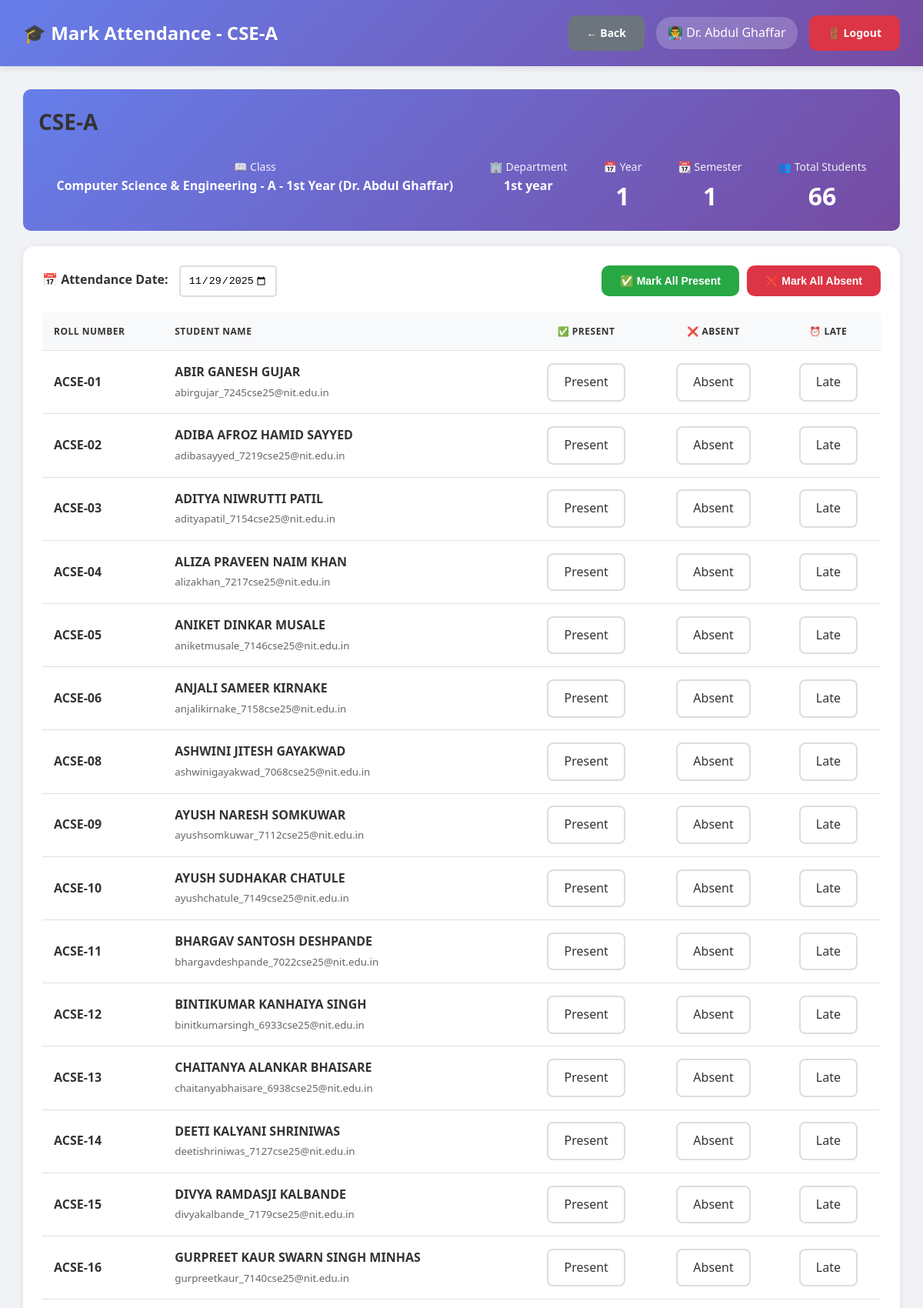
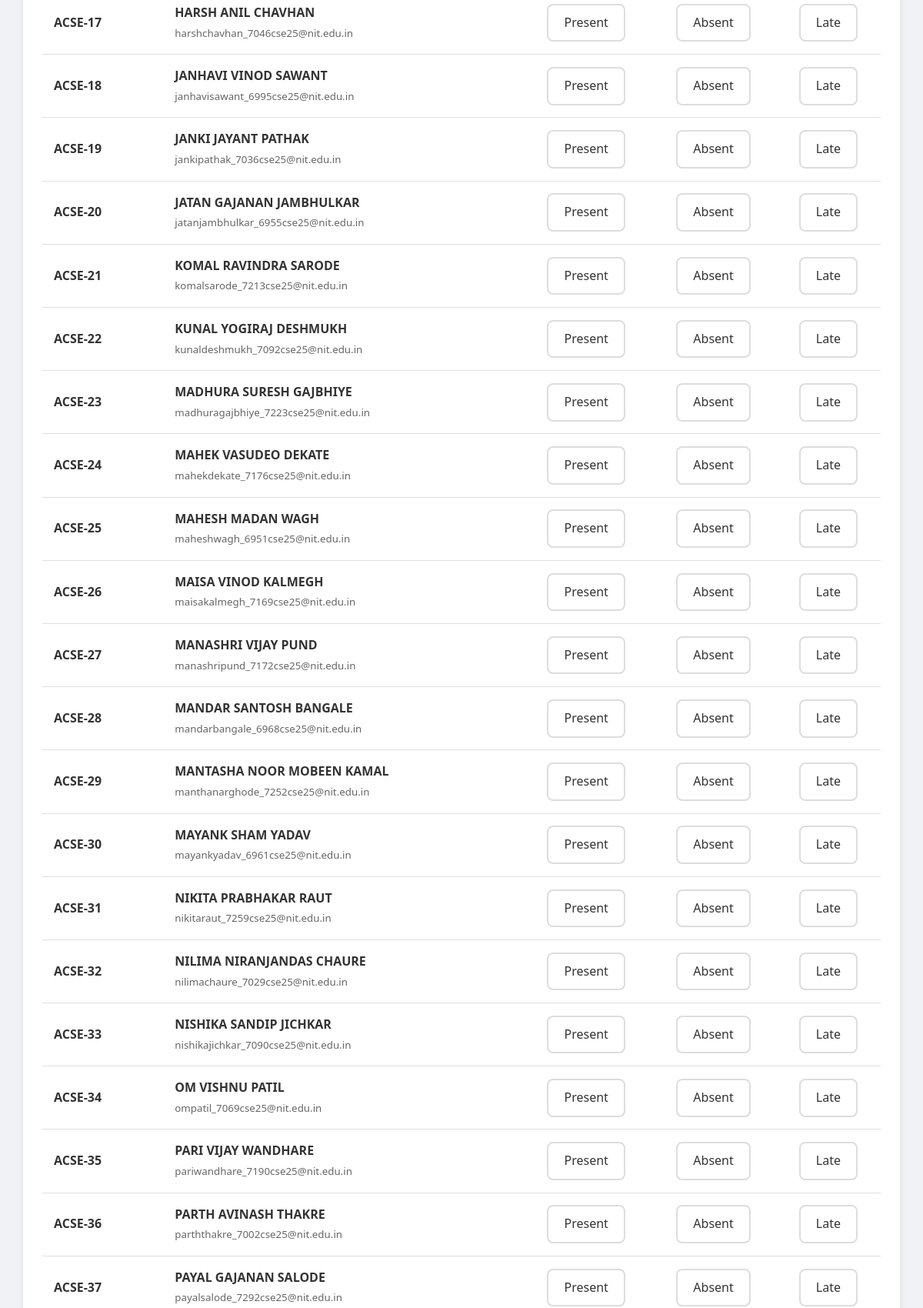
The app's page /admin/fix_student_assignments.php?class_id=101 (signed in, upper part) with its own data (2 pictures, top to bottom).
### tables this page shows
CREATE TABLE `classes` (
  `id` int(11) NOT NULL,
  `class_name` varchar(100) NOT NULL,
  `department_id` int(11) NOT NULL,
  `year` int(11) NOT NULL,
  `section` varchar(10) NOT NULL,
  `teacher_id` int(11) NOT NULL,
  `semester` int(11) NOT NULL,
  `academic_year` varchar(20) NOT NULL,
  `created_at` timestamp NOT NULL DEFAULT current_timestamp()
);

CREATE TABLE `users` (
  `id` int(11) NOT NULL,
  `username` varchar(50) NOT NULL,
  `password` varchar(255) NOT NULL,
  `full_name` varchar(100) NOT NULL,
  `email` varchar(100) NOT NULL,
  `phone` varchar(15) DEFAULT NULL,
  `photo` varchar(255) DEFAULT NULL,
  `role` enum('admin','hod','teacher') NOT NULL,
  `department_id` int(11) DEFAULT NULL,
  `joining_year` varchar(20) DEFAULT NULL,
  `is_active` tinyint(1) DEFAULT 1,
  `created_at` timestamp NOT NULL DEFAULT current_timestamp()
);

CREATE TABLE `departments` (
  `id` int(11) NOT NULL,
  `dept_name` varchar(100) NOT NULL,
  `dept_code` varchar(20) NOT NULL,
  `hod_id` int(11) DEFAULT NULL,
  `created_at` timestamp NOT NULL DEFAULT current_timestamp()
);

CREATE TABLE `students` (
  `id` int(11) NOT NULL,
  `roll_number` varchar(50) NOT NULL,
  `admission_number` varchar(50) DEFAULT NULL,
  `full_name` varchar(100) NOT NULL,
  `email` varchar(100) NOT NULL,
  `phone` varchar(15) DEFAULT NULL,
  `photo` varchar(255) DEFAULT NULL,
  `password` varchar(255) NOT NULL,
  `department_id` int(11) NOT NULL,
  `class_id` int(11) NOT NULL,
  `year` int(11) NOT NULL,
  `semester` int(11) NOT NULL,
  `admission_year` varchar(10) DEFAULT NULL,
  `is_active` tinyint(1) DEFAULT 1,
  `created_at` timestamp NOT NULL DEFAULT current_timestamp()
);

### db.php (called while the page is built, shortened)
<?php
$conn = new mysqli(DB_HOST, DB_USER, DB_PASS, DB_NAME);
$conn->set_charset("utf8mb4");
$conn->query("SET time_zone = '+05:30'");
function isLoggedIn() {
    return isset($_SESSION['user_id']) && isset($_SESSION['role']);
}
function getCurrentUser() {
    global $conn;
    $user_id = $_SESSION['user_id'];
    $role = $_SESSION['role'];
    if ($role === 'student') {
        $query = "SELECT * FROM students WHERE id = ?";
    } elseif ($role === 'parent') {
        $query = "SELECT * FROM parents WHERE id = ?";
    } else {
        $query = "SELECT * FROM users WHERE id = ?";
    }
    $stmt = $conn->prepare($query);
    $stmt->bind_param("i", $user_id);
    $stmt->execute();
    $result = $stmt->get_result();
    return $result->fetch_assoc();
}
?>

### admin/fix_student_assignments.php (the view, shortened to what this page needs)
<?php
require_once '../db.php';
$user = getCurrentUser();
$class_id = isset($_GET['class_id']) ? intval($_GET['class_id']) : 0;
$verify_query = "SELECT c.*, d.dept_name FROM classes c
                 JOIN departments d ON c.department_id = d.id
                 WHERE c.id = ? AND c.teacher_id = ?";
$stmt = $conn->prepare($verify_query);
$stmt->bind_param("ii", $class_id, $user['id']);
$stmt->execute();
$class = $stmt->get_result()->fetch_assoc();
$attendance_date = isset($_POST['attendance_date']) ? $_POST['attendance_date'] : date('Y-m-d');
$students_query = "SELECT s.*,
                   sa.status as today_status, sa.remarks as today_remarks
                   FROM students s
                   LEFT JOIN student_attendance sa ON s.id = sa.student_id
                       AND sa.attendance_date = ? AND sa.class_id = ?
                   WHERE s.class_id IN (SELECT id FROM classes WHERE section = ?)
                   AND s.is_active = 1
                   ORDER BY s.roll_number";
$stmt = $conn->prepare($students_query);
$stmt->bind_param("sis", $attendance_date, $class_id, $class['section']);
$stmt->execute();
$students = $stmt->get_result();
?>
<!DOCTYPE html>
<html lang="en">
<head>
    <link rel="stylesheet" href="../assets/style.css">
    <link rel="stylesheet" href="../assets/teacher.css">
</head>
<body class="dashboard-container">
    <nav class="navbar">
        <div>
            <h1>🎓 Mark Attendance - <?php echo htmlspecialchars($class['section']); ?></h1>
        </div>
        <div class="user-info">
            <a href="index.php" class="btn btn-secondary">← Back</a>
            <span>👨‍🏫 <?php echo htmlspecialchars($user['full_name']); ?></span>
            <a href="../logout.php" class="btn btn-danger">🚪 Logout</a>
        </div>
    </nav>
    <div class="main-content">
        <div class="summary-card">
            <h2><?php echo htmlspecialchars($class['section']); ?></h2>
            <div class="summary-stats">
                <div class="summary-stat">
                    <div class="label">📖 Class</div>
                    <div class="number" style="font-size: 16px;"><?php echo htmlspecialchars($class['class_name']); ?></div>
                </div>
                <div class="summary-stat">
                    <div class="label">🏢 Department</div>
                    <div class="number" style="font-size: 16px;"><?php echo htmlspecialchars($class['dept_name']); ?></div>
                </div>
                <div class="summary-stat">
                    <div class="label">📅 Year</div>
                    <div class="number"><?php echo $class['year']; ?></div>
                </div>
                <div class="summary-stat">
                    <div class="label">📆 Semester</div>
                    <div class="number"><?php echo $class['semester']; ?></div>
                </div>
                <div class="summary-stat">
                    <div class="label">👥 Total Students</div>
                    <div class="number"><?php echo $students->num_rows; ?></div>
                </div>
            </div>
        </div>
        <div class="table-container">
            <form method="POST" onsubmit="return validateAttendance()">
                <div style="display: flex; justify-content: space-between; align-items: center; margin-bottom: 20px; flex-wrap: wrap; gap: 15px;">
                    <div>
                        <label style="font-weight: bold; margin-right: 10px;">📅 Attendance Date:</label>
                        <input type="date" name="attendance_date" value="<?php echo $attendance_date; ?>"
                               max="<?php echo date('Y-m-d'); ?>" required
                               style="padding: 10px; border-radius: 5px; border: 2px solid #ddd;"
                               onchange="this.form.submit()">
                    </div>
                    <div style="display: flex; gap: 10px;">
                        <button type="button" onclick="markAll('present')" class="btn btn-success">
                            ✅ Mark All Present
                        </button>
                        <button type="button" onclick="markAll('absent')" class="btn btn-danger">
                            ❌ Mark All Absent
                        </button>
                    </div>
                </div>
                <?php if ($students->num_rows > 0): ?>
                    <table style="width: 100%; border-collapse: collapse;">
                        <thead>
                            <tr style="background: #f8f9fa;">
                                <th style="padding: 15px; text-align: left;">Roll Number</th>
                                <th style="padding: 15px; text-align: left;">Student Name</th>
                                <th style="padding: 15px; text-align: center;">✅ Present</th>
                                <th style="padding: 15px; text-align: center;">❌ Absent</th>
                                <th style="padding: 15px; text-align: center;">⏰ Late</th>
                            </tr>
                        </thead>
                        <tbody>
                            <?php while ($student = $students->fetch_assoc()): ?>
                                <tr style="border-bottom: 1px solid #e0e0e0;">
                                    <td style="padding: 15px;">
                                        <strong><?php echo htmlspecialchars($student['roll_number']); ?></strong>
                                    </td>
                                    <td style="padding: 15px;">
                                        <strong><?php echo htmlspecialchars($student['full_name']); ?></strong><br>
                                        <small style="color: #666;"><?php echo htmlspecialchars($student['email']); ?></small>
                                    </td>
                                    <td style="padding: 15px; text-align: center;">
                                        <label class="status-btn present <?php echo ($student['today_status'] == 'present') ? 'active' : ''; ?>"
                                               style="cursor: pointer; padding: 10px 20px; border-radius: 8px; display: inline-block;">
                                            Present
                                        </label>
                                    </td>
                                    <td style="padding: 15px; text-align: center;">
                                        <label class="status-btn absent <?php echo ($student['today_status'] == 'absent') ? 'active' : ''; ?>"
                                               style="cursor: pointer; padding: 10px 20px; border-radius: 8px; display: inline-block;">
                                            Absent
                                        </label>
                                    </td>
                                    <td style="padding: 15px; text-align: center;">
                                        <label class="status-btn late <?php echo ($student['today_status'] == 'late') ? 'active' : ''; ?>"
                                               style="cursor: pointer; padding: 10px 20px; border-radius: 8px; display: inline-block;">
                                            Late
                                        </label>
                                    </td>
                                </tr>
                            <?php endwhile; ?>
                        </tbody>
                    </table>
                <?php endif; ?>
            </form>
        </div>
    </div>
</body>
</html>

### assets/style.css (style rules this page uses)
* { margin: 0; padding: 0; box-sizing: border-box; }
body { font-family: 'Segoe UI', Tahoma, Geneva, Verdana, sans-serif; background: linear-gradient(135deg, #667eea 0%, #764ba2 50%, #f093fb 100%); color: #333; line-height: 1.6; }
.btn { padding: 12px 24px; border: none; border-radius: 10px; font-size: 14px; font-weight: 600; cursor: pointer; transition: all 0.3s ease; text-decoration: none; display: inline-block; text-align: center; }
.btn-success { background: #28a745; color: white; }
.btn-danger { background: #dc3545; color: white; }
.btn-secondary { background: #6c757d; color: white; }
.dashboard-container { background: #f0f2f5; min-height: 100vh; }
.navbar { background: linear-gradient(135deg, #667eea 0%, #764ba2 100%); color: white; padding: 20px 30px; display: flex; justify-content: space-between; align-items: center; box-shadow: 0 2px 10px rgba(0, 0, 0, 0.1); position: sticky; top: 0; z-index: 100; }
.navbar h1 { font-size: 24px; font-weight: 600; }
.navbar .user-info { display: flex; align-items: center; gap: 15px; }
.navbar .user-info span { background: rgba(255, 255, 255, 0.2); padding: 8px 15px; border-radius: 20px; }
.main-content { padding: 30px; max-width: 1400px; margin: 0 auto; }
.main-content h2 { margin-bottom: 25px; color: #333; font-size: 28px; }
.table-container { background: white; border-radius: 15px; padding: 25px; box-shadow: 0 2px 10px rgba(0, 0, 0, 0.08); overflow-x: auto; margin-bottom: 30px; }
table { width: 100%; border-collapse: collapse; }
table thead { background: #f8f9fa; }
table th, table td { padding: 15px; text-align: left; border-bottom: 1px solid #e0e0e0; }
table th { font-weight: 600; color: #333; text-transform: uppercase; font-size: 12px; letter-spacing: 0.5px; }

### assets/teacher.css (style rules this page uses)
.status-btn { padding: 8px 15px; border: 2px solid #ddd; background: white; border-radius: 6px; cursor: pointer; transition: all 0.3s; }
.summary-card { background: linear-gradient(135deg, #667eea 0%, #764ba2 100%); color: white; padding: 20px; border-radius: 10px; margin-bottom: 20px; }
.summary-stats { display: flex; justify-content: space-around; margin-top: 15px; }
.summary-stat { text-align: center; }
.summary-stat .number { font-size: 32px; font-weight: bold; }
.summary-stat .label { font-size: 14px; opacity: 0.9; }

### records on screen
classes: section "CSE-A", class_name "Computer Science & Engineering - A - 1st Year (Dr. Abdul Ghaffar)", department.dept_name "1st year", year "1", semester "1"
users: full_name "Dr. Abdul Ghaffar"
students: roll_number "ACSE-01", full_name "ABIR GANESH GUJAR", email "abirgujar_7245cse25@nit.edu.in"
students: roll_number "ACSE-02", full_name "ADIBA AFROZ HAMID SAYYED", email "adibasayyed_7219cse25@nit.edu.in"
students: roll_number "ACSE-03", full_name "ADITYA NIWRUTTI PATIL", email "adityapatil_7154cse25@nit.edu.in"
students: roll_number "ACSE-04", full_name "ALIZA PRAVEEN NAIM KHAN", email "alizakhan_7217cse25@nit.edu.in"
students: roll_number "ACSE-05", full_name "ANIKET DINKAR MUSALE", email "aniketmusale_7146cse25@nit.edu.in"
students: roll_number "ACSE-06", full_name "ANJALI SAMEER KIRNAKE", email "anjalikirnake_7158cse25@nit.edu.in"
students: roll_number "ACSE-08", full_name "ASHWINI JITESH GAYAKWAD", email "ashwinigayakwad_7068cse25@nit.edu.in"
students: roll_number "ACSE-09", full_name "AYUSH NARESH SOMKUWAR", email "ayushsomkuwar_7112cse25@nit.edu.in"
students: roll_number "ACSE-10", full_name "AYUSH SUDHAKAR CHATULE", email "ayushchatule_7149cse25@nit.edu.in"
students: roll_number "ACSE-11", full_name "BHARGAV SANTOSH DESHPANDE", email "bhargavdeshpande_7022cse25@nit.edu.in"
students: roll_number "ACSE-12", full_name "BINTIKUMAR KANHAIYA SINGH", email "binitkumarsingh_6933cse25@nit.edu.in"
students: roll_number "ACSE-13", full_name "CHAITANYA ALANKAR BHAISARE", email "chaitanyabhaisare_6938cse25@nit.edu.in"
students: roll_number "ACSE-14", full_name "DEETI KALYANI SHRINIWAS", email "deetishriniwas_7127cse25@nit.edu.in"
students: roll_number "ACSE-15", full_name "DIVYA RAMDASJI KALBANDE", email "divyakalbande_7179cse25@nit.edu.in"
students: roll_number "ACSE-16", full_name "GURPREET KAUR SWARN SINGH MINHAS", email "gurpreetkaur_7140cse25@nit.edu.in"
students: roll_number "ACSE-17", full_name "HARSH ANIL CHAVHAN", email "harshchavhan_7046cse25@nit.edu.in"
students: roll_number "ACSE-18", full_name "JANHAVI VINOD SAWANT", email "janhavisawant_6995cse25@nit.edu.in"
students: roll_number "ACSE-19", full_name "JANKI JAYANT PATHAK", email "jankipathak_7036cse25@nit.edu.in"
students: roll_number "ACSE-20", full_name "JATAN GAJANAN JAMBHULKAR", email "jatanjambhulkar_6955cse25@nit.edu.in"
students: roll_number "ACSE-21", full_name "KOMAL RAVINDRA SARODE", email "komalsarode_7213cse25@nit.edu.in"
students: roll_number "ACSE-22", full_name "KUNAL YOGIRAJ DESHMUKH", email "kunaldeshmukh_7092cse25@nit.edu.in"
students: roll_number "ACSE-23", full_name "MADHURA SURESH GAJBHIYE", email "madhuragajbhiye_7223cse25@nit.edu.in"
students: roll_number "ACSE-24", full_name "MAHEK VASUDEO DEKATE", email "mahekdekate_7176cse25@nit.edu.in"
students: roll_number "ACSE-25", full_name "MAHESH MADAN WAGH", email "maheshwagh_6951cse25@nit.edu.in"
students: roll_number "ACSE-26", full_name "MAISA VINOD KALMEGH", email "maisakalmegh_7169cse25@nit.edu.in"
students: roll_number "ACSE-27", full_name "MANASHRI VIJAY PUND", email "manashripund_7172cse25@nit.edu.in"
students: roll_number "ACSE-28", full_name "MANDAR SANTOSH BANGALE", email "mandarbangale_6968cse25@nit.edu.in"
students: roll_number "ACSE-29", full_name "MANTASHA NOOR MOBEEN KAMAL", email "manthanarghode_7252cse25@nit.edu.in"
students: roll_number "ACSE-30", full_name "MAYANK SHAM YADAV", email "mayankyadav_6961cse25@nit.edu.in"
students: roll_number "ACSE-31", full_name "NIKITA PRABHAKAR RAUT", email "nikitaraut_7259cse25@nit.edu.in"
students: roll_number "ACSE-32", full_name "NILIMA NIRANJANDAS CHAURE", email "nilimachaure_7029cse25@nit.edu.in"
students: roll_number "ACSE-33", full_name "NISHIKA SANDIP JICHKAR", email "nishikajichkar_7090cse25@nit.edu.in"
students: roll_number "ACSE-34", full_name "OM VISHNU PATIL", email "ompatil_7069cse25@nit.edu.in"
students: roll_number "ACSE-35", full_name "PARI VIJAY WANDHARE", email "pariwandhare_7190cse25@nit.edu.in"
students: roll_number "ACSE-36", full_name "PARTH AVINASH THAKRE", email "parththakre_7002cse25@nit.edu.in"
students: roll_number "ACSE-37", full_name "PAYAL GAJANAN SALODE", email "payalsalode_7292cse25@nit.edu.in"

### other values on screen
$students->num_rows "66"
